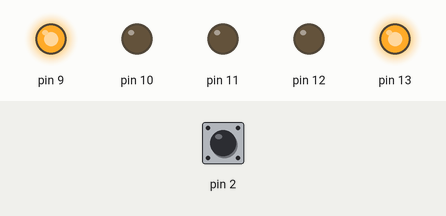
Simulated run of this sketch. Board: Arduino Uno, built with avr-gcc and run on an emulated ATmega328P. On the bench: output pins drawn as LEDs (lit = HIGH). The inputs (shaded band) are chosen by the test bench; at power-on: pin 2 HIGH.

Above: at 1.2 s.
1.3 s: pin 2 pulled LOW for 0.15 s
At 3.1 s:
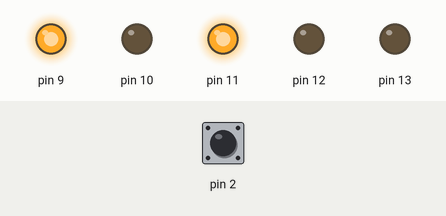
At 3.9 s:
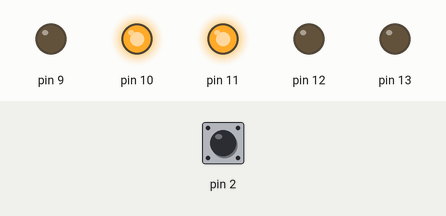
4.4 s: pin 2 pulled LOW for 3.2 s
At 8.1 s:
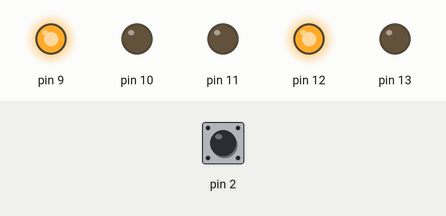
Timing chart, 0 to 14.8 s (numbered marks = the images above; inputs shaded):
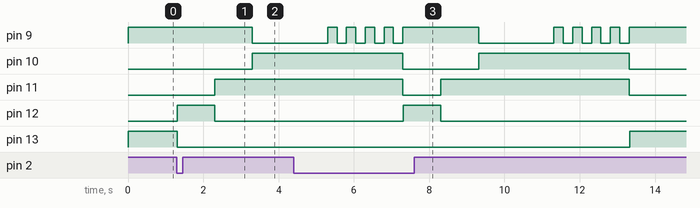

The sketch:

semaforo.ino
```cpp
int button = 0;

void setup(){
	pinMode(2,INPUT_PULLUP);

	pinMode(13,OUTPUT);
	pinMode(12,OUTPUT);
	pinMode(11,OUTPUT);

	pinMode(10,OUTPUT);
	pinMode(9,OUTPUT);
}

void loop(){
	button = digitalRead(2);
	if( button == LOW ){
		digitalWrite(13, LOW);
		digitalWrite(12, HIGH);
		delay(1000);
		digitalWrite(12,LOW);
		digitalWrite(11,HIGH);
		delay(1000);

		digitalWrite(9,LOW); // vermelho
		digitalWrite(10,HIGH); // verde
		delay(2000);
		for(int i = 0; i < 4; i++){
			digitalWrite(9,HIGH);
			delay(250);
			digitalWrite(9,LOW);
			delay(250);
		}
		digitalWrite(9,HIGH);
		digitalWrite(10,LOW);
      	digitalWrite(11,LOW);

	} else {
		digitalWrite(9,HIGH);
		digitalWrite(13,HIGH);
	}
	delay(10);

}
```

Measured:
- after the input at 1.3 s, pin 9: HIGH → LOW after 2.0 s; pin 10: LOW → HIGH after 2.0 s; pin 11: LOW → HIGH after 1.0 s; pin 12: LOW → HIGH at once, → LOW 1.0 s later; pin 13: HIGH → LOW at once
- after the input at 4.4 s, pin 12: LOW → HIGH after 2.9 s, → LOW 1.0 s later; pin 13: LOW → HIGH after 8.9 s instead of 2.9 s
